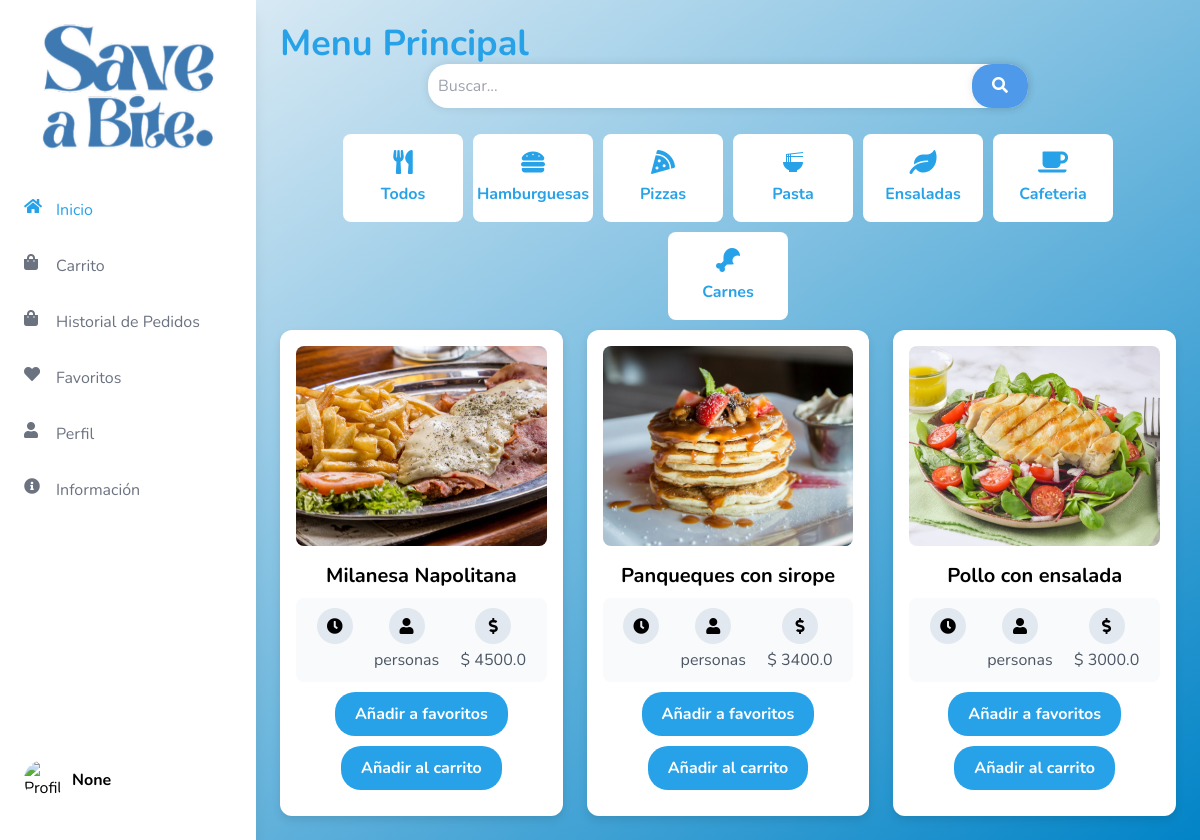
The page /menu on the database its author committed.
### tables this page shows
CREATE TABLE Productos (
            id INTEGER PRIMARY KEY AUTOINCREMENT,
            Empresa TEXT NOT NULL,
            nombre TEXT NOT NULL,
            tiempoEstimado TEXT NOT NULL,
            precio REAL NOT NULL,
            descripcion TEXT NOT NULL,
            imagen TEXT NOT NULL,
            tipoComida TEXT NOT NULL
        );

### app.py (the view)
@app.route("/menu", methods=['GET'])
def menu():
    user_name = session.get('user_name')
    user_image = session.get('user_image')
    query = request.args.get('query', '').lower()
    conn = get_db_connection()
    if query:
        productos = conn.execute("""
            SELECT * FROM Productos
            WHERE LOWER(nombre) LIKE ?
            OR LOWER(descripcion) LIKE ?
            OR LOWER(tipoComida) LIKE ?
        """, (f'%{query}%', f'%{query}%', f'%{query}%')).fetchall()
    else:
        productos = conn.execute('SELECT * FROM Productos').fetchall()
    conn.close()
    return render_template('general/menu.html', user_name=user_name, user_image=user_image, productos=productos)

### app.py (called while the page is built)
def get_db_connection():
    conn = sqlite3.connect('flask_db.db')
    conn.row_factory = sqlite3.Row
    return conn

### templates/general/menu.html (shortened to what this page needs)
<!DOCTYPE html>
<html lang="es">
<head>
    <script src="https://cdn.tailwindcss.com"></script>
    <link href="https://cdnjs.cloudflare.com/ajax/libs/font-awesome/5.15.3/css/all.min.css" rel="stylesheet">
</head>
<body class="flex">
    {% include 'Sidebars/SidebarUsuario.html' %}
    <div class="flex-1 p-6 content ml-64">
        <h1 class="text-4xl font-bold text-custom-blue">Menu Principal</h1>
        <div class="header">
            <form class="search" method="GET" action="/menu">
                <input type="text" name="query" placeholder="Buscar...">
                <button type="submit"><i class="fas fa-search"></i></button>
            </form>
        </div>
        <div class="button-container">
            <button class="btn-custom {% if tipo_comida == 'todos' %}active{% endif %}" onclick="filterCategory('todos')">
                <i class="fas fa-utensils"></i>
                Todos
            </button>
            <button class="btn-custom {% if tipo_comida == 'Hamburguesas' %}active{% endif %}"
                onclick="filterCategory('Hamburguesas')">
                <i class="fas fa-hamburger"></i>
                Hamburguesas
            </button>
            <button class="btn-custom {% if tipo_comida == 'Pizzas' %}active{% endif %}" onclick="filterCategory('Pizzas')">
                <i class="fas fa-pizza-slice"></i>
                Pizzas
            </button>
            <button class="btn-custom {% if tipo_comida == 'Pasta' %}active{% endif %}" onclick="filterCategory('Pasta')">
                <i class="material-icons">ramen_dining</i>
                Pasta
            </button>
            <button class="btn-custom {% if tipo_comida == 'Ensaladas' %}active{% endif %}"
                onclick="filterCategory('Ensaladas')">
                <i class="fas fa-leaf"></i>
                Ensaladas
            </button>
            <button class="btn-custom {% if tipo_comida == 'Cafeteria' %}active{% endif %}"
                onclick="filterCategory('Cafeteria')">
                <i class="fas fa-coffee"></i>
                Cafeteria
            </button>
            <button class="btn-custom {% if tipo_comida == 'Carnes' %}active{% endif %}" onclick="filterCategory('Carnes')">
                <i class="fas fa-drumstick-bite"></i>
                Carnes
            </button>
        </div>
        <div class="grid grid-cols-1 md:grid-cols-2 lg:grid-cols-3 gap-6">
            {% for producto in productos %}
            <div class="recipe-card {{ producto.tipo_comida }}" onclick="goToProductDetail('{{ producto.id }}')">
                <img src="{{ url_for('static', filename='uploads/' ~ producto.imagen) }}" alt="{{ producto.nombre }}">
                <h3 class="text-xl font-bold mb-2">{{ producto.nombre }}</h3>
                <div class="info">
                    <div>
                        <div class="info-icon"><i class="fas fa-clock"></i></div>
                    </div>
                    <div>
                        <div class="info-icon"><i class="fas fa-user"></i></div>
                        <p class="text-gray-600">{{ producto.tipo_comida }} personas</p>
                    </div>
                    <div>
                        <div class="info-icon"><i class="fas fa-dollar-sign"></i></div>
                        <p class="text-gray-600">$ {{ producto.precio }}</p>
                    </div>
                </div>
                <div class="button-container">
                    <form method="POST" action="{{ url_for('agregar_a_favoritos', producto_id=producto.id) }}">
                        <button type="submit" class="action-button">Añadir a favoritos</button>
                    </form>
                    <form method="POST" action="{{ url_for('agregar_al_carrito1', producto_id=producto.id) }}">
                        <button type="submit" class="action-button">Añadir al carrito</button>
                    </form>
                </div>
            </div>
            {% endfor %}
        </div>
    </div>
</body>
</html>

### templates/Sidebars/SidebarUsuario.html (shortened to what this page needs)
<!DOCTYPE html>
<html lang="es">
<head>
    <script src="https://cdn.tailwindcss.com"></script>
    <link href="https://cdnjs.cloudflare.com/ajax/libs/font-awesome/5.15.3/css/all.min.css" rel="stylesheet">
</head>
<body class="flex">
    <div class="flex flex-col h-screen bg-white w-64 p-6 shadow-lg fixed">
        <div class="flex justify-center mb-8">
            <img src="{{ url_for('static', filename='img/logo.png') }}" class="logo w-44" alt="Save a Bite Logo"/>
        </div>
        <div class="nav-item {% if request.path == url_for('menu') %}active{% endif %}">
            <i class="fas fa-home"></i>
            <a href="{{ url_for('menu') }}" class="text-decoration-none">Inicio</a>
        </div>
        <div class="nav-item {% if request.path == url_for('carrito') %}active{% endif %}">
            <i class="fas fa-shopping-bag"></i>
            <a href="{{ url_for('carrito') }}" class="text-decoration-none">Carrito</a>
        </div>
        <div class="nav-item {% if request.path == url_for('pedidos_cliente') %}active{% endif %}">
            <i class="fas fa-shopping-bag"></i>
            <a href="{{ url_for('pedidos_cliente') }}" class="text-decoration-none">Historial de Pedidos</a>
        </div>
        <div class="nav-item {% if request.path == url_for('favoritos') %}active{% endif %}">
            <i class="fas fa-heart"></i>
            <a href="{{ url_for('favoritos') }}" class="text-decoration-none">Favoritos</a>
        </div>
        <div class="nav-item {% if request.path == url_for('perfil_usuario') %}active{% endif %}">
            <i class="fas fa-user"></i>
            <a href="{{ url_for('perfil_usuario') }}" class="text-decoration-none">Perfil</a>
        </div>
        <div class="nav-item {% if request.path == url_for('informacionUsuario') %}active{% endif %}">
            <i class="fas fa-info-circle"></i>
            <a href="{{ url_for('informacionUsuario') }}" class="text-decoration-none">Información</a>
        </div>
        <div class="profile mt-auto">
            <img src="{{ url_for('static', filename='uploads/' ~ user_image) }}" alt="Profile">
            <div class="profile-text">
                <div class="name">{{ user_name }}</div>
            </div>
        </div>
    </div>
</body>
</html>

### templates/general/menu.html (style rules this page uses)
body { font-family: 'Nunito', sans-serif; background: linear-gradient(to bottom right, #f1f5f9, #0284c7); overflow: hidden; }
.text-custom-blue { color: #27a2e8; }
.nav-item { margin: 1rem 0; display: flex; align-items: center; color: #6b7280; transition: color 0.3s ease; }
.nav-item i { height: 24px; width: 24px; margin-right: 0.5rem; }
.nav-item:hover, .nav-item.active { color: #27a2e8; }
.profile { display: flex; align-items: center; margin-top: auto; margin-bottom: 1rem; }
.profile img { height: 40px; width: 40px; border-radius: 50%; margin-right: 0.5rem; }
.profile-text { display: flex; flex-direction: column; }
.profile-text .name { font-weight: bold; }
.btn-custom { background-color: white; color: #27a2e8; padding: 1rem; font-size: 1rem; font-weight: bold; transition: background-color 0.3s, color 0.3s; border-radius: 8px; display: flex; flex-direction: column; align-items: center; text-align: center; width: 120px; }
.btn-custom i, .btn-custom .material-icons { font-size: 24px; margin-bottom: 0.5rem; }
.recipe-card { background-color: white; border-radius: 12px; box-shadow: 0 4px 8px rgba(0, 0, 0, 0.1); padding: 16px; transition: transform 0.2s; overflow: hidden; display: flex; flex-direction: column; align-items: center; height: 100%; cursor: pointer; }
.recipe-card img { border-radius: 8px; margin-bottom: 16px; width: 100%; height: 200px; object-fit: cover; }
.recipe-card .info { display: flex; justify-content: space-around; width: 100%; padding: 10px; background-color: #f9fafb; border-radius: 8px; }
.recipe-card .info div { text-align: center; display: flex; flex-direction: column; align-items: center; }
.info-icon { display: flex; align-items: center; justify-content: center; background-color: #e2e8f0; border-radius: 50%; width: 36px; height: 36px; margin-bottom: 4px; }
.header { display: flex; align-items: center; justify-content: center; margin-bottom: 1rem; position: relative; }
.search { display: inline-block; position: relative; }
.search input[type="text"] { width: 600px; padding: 10px; border: none; border-radius: 20px; box-shadow: 0 0 10px rgba(0, 0, 0, 0.1); }
.search button[type="submit"] { background-color: #4e99e9; border: none; color: #fff; cursor: pointer; padding: 10px 20px; border-radius: 20px; box-shadow: 0 0 10px rgba(0, 0, 0, 0.1); position: absolute; top: 0; right: 0; transition: 0.3s ease; }
.button-container { display: flex; justify-content: center; flex-wrap: wrap; gap: 10px; padding: 10px 0; }
.action-button { background-color: #27a2e8; color: white; padding: 10px 20px; border-radius: 20px; text-align: center; cursor: pointer; font-weight: bold; transition: background-color 0.3s; }
.content { overflow-y: auto; height: 100vh; }

### templates/Sidebars/SidebarUsuario.html (style rules this page uses)
body { font-family: 'Nunito', sans-serif; background: linear-gradient(to bottom right, #f1f5f9, #0284c7); overflow: hidden; }
.text-custom-blue { color: #27a2e8; }
.nav-item { margin: 1rem 0; display: flex; align-items: center; color: #6b7280; transition: color 0.3s ease; }
.nav-item i { height: 24px; width: 24px; margin-right: 0.5rem; }
.nav-item:hover, .nav-item.active { color: #27a2e8; }
.profile { display: flex; align-items: center; margin-top: auto; margin-bottom: 1rem; }
.profile img { height: 40px; width: 40px; border-radius: 50%; margin-right: 0.5rem; }
.profile-text { display: flex; flex-direction: column; }
.profile-text .name { font-weight: bold; }

### rows shown on the page
Productos: imagen (picture), nombre "Milanesa Napolitana", precio "4500.0"
Productos: imagen (picture), nombre "Panqueques con sirope", precio "3400.0"
Productos: imagen (picture), nombre "Pollo con ensalada", precio "3000.0"

### other values the page prints
{{ user_name }} "None"
